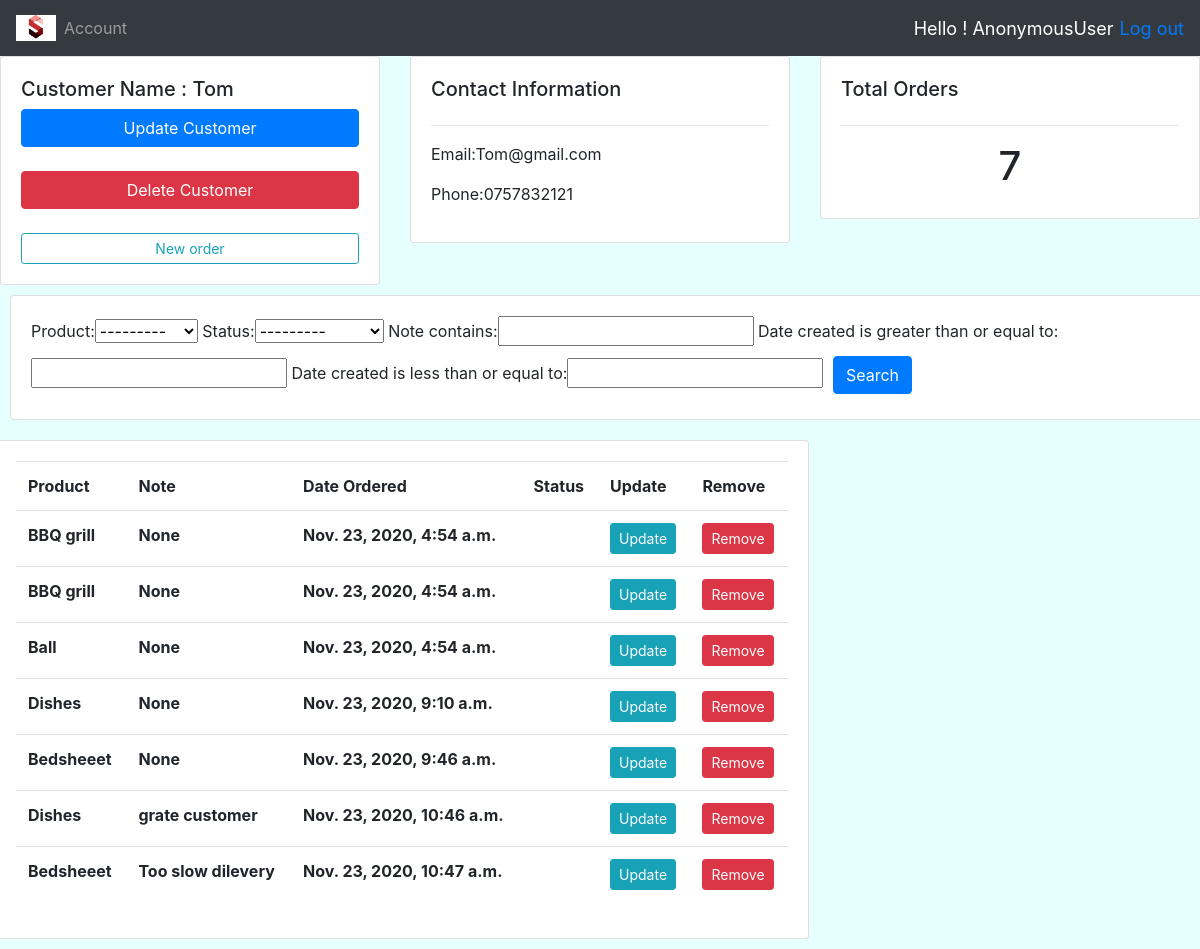
Page /6/customers on the committed database.
### project/models.py (models this page shows, shortened)
class  Customer(models.Model):
    user = models.OneToOneField(User,null = True , on_delete=models.CASCADE)
    name = models.CharField(max_length=200 ,null=True)
    phone = models.CharField(max_length=10 ,null=True)
    profile_img = models.ImageField(default="logo.jpg" ,null=True,blank=True)
    email = models.EmailField(null=True)
    date_created = models.DateTimeField(auto_now_add=True)

class Order(models.Model):
    customer = models.ForeignKey(Customer,null=True,on_delete=models.CASCADE)
    product = models.ForeignKey(Product,null=True,on_delete=models.SET_NULL)
    date_created = models.DateTimeField(auto_now_add=True)
    status = models.CharField(max_length=256,choices=STATUS_CHOICES)
    note = models.CharField(max_length=300,null=True)

class Product(models.Model):
    name= models.CharField(max_length=200 ,null=True)
    price = models.FloatField()
    category = models.CharField(max_length=200,choices=CATEGORY_CHOICES)
    description = models.CharField(max_length=500 ,blank=True)
    date_created = models.DateTimeField(auto_now_add=True)
    tags = models.ManyToManyField(Tag)
    def __str__(self):
        return self.name

### project/views.py (the view)
# urls.py: path("<id>/customers",views.customer , name = "customer"),
def customer(request,id):
    customer = Customer.objects.get(id=id)
    orders_total = customer.order_set.all().count()
    orders = customer.order_set.all()
    myFilter = OrderFilter(request.GET , queryset=orders)
    orders = myFilter.qs
    context = {
        "customer":customer,
        "orders_total":orders_total,
        "orders":orders,
        "myFilter":myFilter
    }
    return render(request,"project/customer.html",context)

### project/templates/project/customer.html (shortened to what this page needs)
{% extends "project/base.html" %}
{% block body %}
    <div class="row">
        <div class="col-md">
            <div class="card card-body">
                <h5>Customer Name : {{customer.name}}</h5>
                <a href="{% url 'updatecustomer' customer.id %}" class="btn btn-primary">Update Customer</a>
                <br>
                <a href="{% url 'deletecustomer' customer.id %}" class="btn btn-danger">Delete Customer</a>
                <br>
                <a href="{% url 'customerorder' customer.id %}" class="btn btn-sm btn-block btn-outline-info ">New order</a>
            </div>
        </div>
         <div class="col-md-4">
            <div class="card card-body">
                <h5>Contact Information</h5>
                <hr>
                <p>Email:{{customer.email}}</p>
                <p>Phone:{{customer.phone }}</p>
            </div>
        </div>
           <div class="col-md">
            <div class="card card-body">
                <h5>Total Orders</h5>
                <hr>
                <h1 style="text-align:center;">{{orders_total}}</h1>
            </div>
        </div>
    </div>
    <div class="row">
        <div class="col-12">
            <div class="card card-body">
                <form method="get">
                    {{ myFilter.form }}
                    <button class="btn btn-primary"  type="submit">Search</button>
                </form>
            </div>
    </div>
    <div class="row">
        <div class="col-12">
            <div class="card card-body">
                <table class="table table-md">
                    <tr>
                        <th>Product</th>
                        <th>Note</th>
                        <th>Date Ordered</th>
                        <th>Status</th>
                        <th>Update</th>
                        <th>Remove</th>
                    </tr>
                    {% for order in orders %}
                      <tr>
                        <th>{{order.product}}</th>
                        <th>{{order.note}}</th>
                        <th>{{order.date_created}}</th>
                        <th>{{order.product.status}}</th>
                          <th><a class="btn btn-sm btn-info" href="{% url 'updateorder' order.id  %}">Update</a></th>
                        <th><a class="btn btn-sm btn-danger" href="{% url 'deleteorder' order.id %}">Remove</a></th>
                    </tr>
                    {% endfor %}
                </table>
            </div>
        </div>
    </div>
{% endblock %}

### static/css/main.css (style rules this page uses)
body { background-color : #e6ffff ; }
button { margin:5px; }

### project/templates/project/base.html (style rules this page uses)
.col-12 { margin:10px; float:left; width:100%; }

### rows in the picture
Customer: name "Tom", email "Tom@gmail.com", phone "0757832121"
Order: product "BBQ grill", note "None", date_created "Nov. 23, 2020, 4:54 a.m."
Order: product "BBQ grill", note "None", date_created "Nov. 23, 2020, 4:54 a.m."
Order: product "Ball", note "None", date_created "Nov. 23, 2020, 4:54 a.m."
Order: product "Dishes", note "None", date_created "Nov. 23, 2020, 9:10 a.m."
Order: product "Bedsheeet", note "None", date_created "Nov. 23, 2020, 9:46 a.m."
Order: product "Dishes", note "grate customer", date_created "Nov. 23, 2020, 10:46 a.m."
Order: product "Bedsheeet", note "Too slow dilevery", date_created "Nov. 23, 2020, 10:47 a.m."

### other values in the picture
{{ request.user }} "AnonymousUser"
{{ orders_total }} "7"
